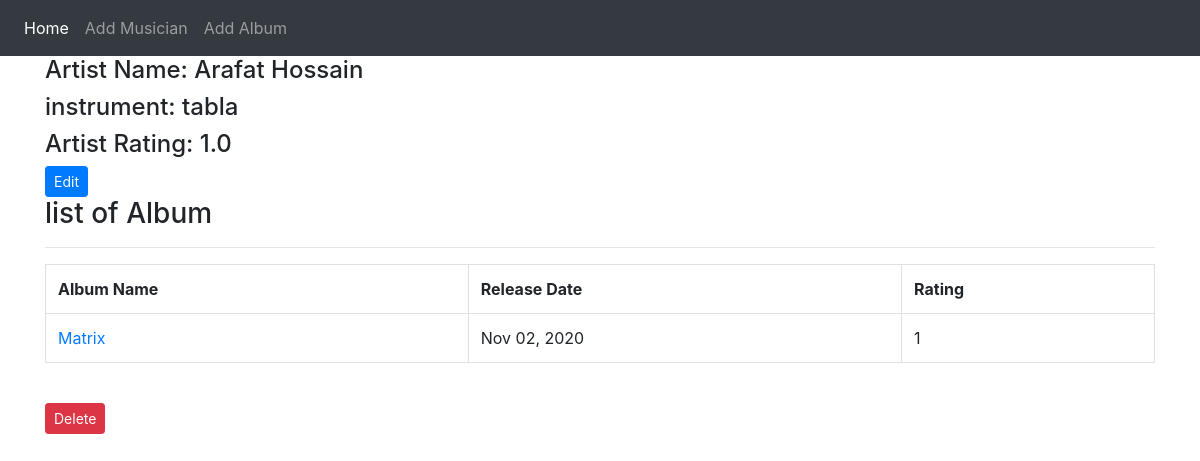
Page /album_list/3/ on the committed database.
### App/models.py (models this page shows, shortened)
class Musician(models.Model):
    first_name = models.CharField(max_length=200)
    last_name = models.CharField(max_length=100)
    instrument = models.CharField(max_length = 50)

class  Album(models.Model):
    artist = models.ForeignKey(Musician, on_delete=models.CASCADE)
    name = models.CharField(max_length=200)
    release_date = models.DateTimeField()
    rating = (
        (1, "Worst"),
        (2, "Bad"),
        (3, "Not Bad"),
        (4, "Good"),
        (5, "Excellent!"),
    )
    num_stars = models.IntegerField(choices=rating)

### App/views.py (the view)
# urls.py: path('album_list/<int:artist_id>/', views.album_list, name='album_list'),
def album_list(request, artist_id):
    artist_info = Musician.objects.get(pk=artist_id)
    album_list = Album.objects.filter(artist=artist_id).order_by('name','release_date')
    artist_rating = Album.objects.filter(artist=artist_id).aggregate(Avg('num_stars'))
    diction = {'title': 'List of albums', 'artist_info':artist_info, 'album_list':album_list, 'artist_rating':artist_rating}
    return render ( request, 'App/album_list.html', context=diction)

### templates/App/album_list.html
{% extends 'App/base.html' %}
{% block body_block %}
<h4>Artist Name: {{ artist_info.first_name }} {{ artist_info.last_name }} </h4>
<h4>instrument: {{ artist_info.instrument}}</h4>
<h4>Artist Rating: {{ artist_rating.num_stars__avg }}</h4>
<a href="{% url 'App:edit_artist' artist_id=artist_info.id %}" class="btn btn-primary btn-sm">Edit</a>
<h3>list of Album </h3>
<hr>
<table class="table table-bordered">
    <tr>
        <th>Album Name </th>
        <th>Release Date</th>
        <th>Rating</th>
    </tr>
    {% for album in album_list %}
    <tr>
        <td><a href="{% url 'App:edit_album' album_id=album.id %}">{{ album.name }}</a></td>
        <td>{{ album.release_date|date:"M d, Y" }}</td>
        <td>{{ album.num_stars }}</td>
    </tr>
    {% endfor %}
</table>
<br>
<a href="{% url 'App:delete_artist' artist_id=artist_info.id %}" class="btn btn-danger btn-sm" onclick="return confirm('Delete Musician?')">Delete</a>
{% endblock %}

### rows in the picture
Musician: first_name "Arafat", last_name "Hossain", instrument "tabla"
Album: name "Matrix", release_date "Nov 02, 2020", num_stars "1"

### other values in the picture
{{ artist_rating.num_stars__avg }} "1.0"
